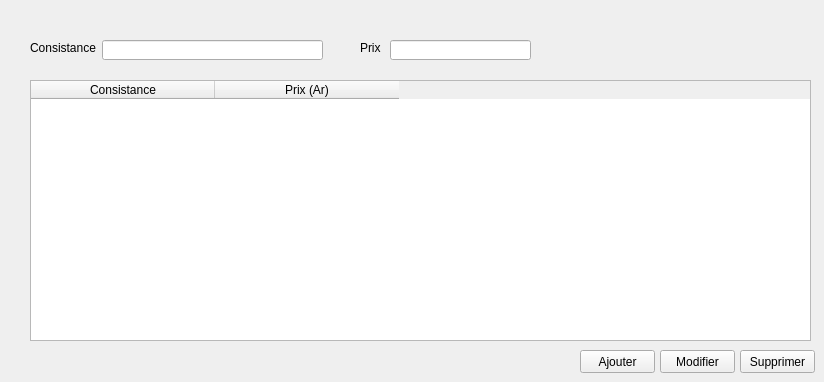
             <widget class="QWidget" name="page_11">
              <widget class="QLabel" name="label_106">
               <property name="geometry">
                <rect>
                 <x>30</x>
                 <y>40</y>
                 <width>71</width>
                 <height>16</height>
                </rect>
               </property>
               <property name="text">
                <string>&lt;html&gt;&lt;head/&gt;&lt;body&gt;&lt;p&gt;Consistance&lt;/p&gt;&lt;/body&gt;&lt;/html&gt;</string>
               </property>
              </widget>
              <widget class="QLineEdit" name="lineEdit_89">
               <property name="geometry">
                <rect>
                 <x>102</x>
                 <y>40</y>
                 <width>221</width>
                 <height>20</height>
                </rect>
               </property>
              </widget>
              <widget class="QLabel" name="label_107">
               <property name="geometry">
                <rect>
                 <x>360</x>
                 <y>40</y>
                 <width>41</width>
                 <height>16</height>
                </rect>
               </property>
               <property name="text">
                <string>&lt;html&gt;&lt;head/&gt;&lt;body&gt;&lt;p&gt;Prix&lt;/p&gt;&lt;/body&gt;&lt;/html&gt;</string>
               </property>
              </widget>
              <widget class="QPushButton" name="pushButton_52">
               <property name="geometry">
                <rect>
                 <x>740</x>
                 <y>350</y>
                 <width>75</width>
                 <height>23</height>
                </rect>
               </property>
               <property name="text">
                <string>Supprimer</string>
               </property>
              </widget>
              <widget class="QLineEdit" name="lineEdit_90">
               <property name="geometry">
                <rect>
                 <x>390</x>
                 <y>40</y>
                 <width>141</width>
                 <height>20</height>
                </rect>
               </property>
              </widget>
              <widget class="QTableWidget" name="tableWidget_18">
               <property name="geometry">
                <rect>
                 <x>30</x>
                 <y>80</y>
                 <width>781</width>
                 <height>261</height>
                </rect>
               </property>
               <attribute name="horizontalHeaderDefaultSectionSize">
                <number>184</number>
               </attribute>
               <column>
                <property name="text">
                 <string notr="true">Consistance</string>
                </property>
               </column>
               <column>
                <property name="text">
                 <string notr="true">Prix (Ar)</string>
                </property>
               </column>
              </widget>
              <widget class="QPushButton" name="pushButton_53">
               <property name="geometry">
                <rect>
                 <x>660</x>
                 <y>350</y>
                 <width>75</width>
                 <height>23</height>
                </rect>
               </property>
               <property name="text">
                <string>Modifier</string>
               </property>
              </widget>
              <widget class="QPushButton" name="pushButton_54">
               <property name="geometry">
                <rect>
                 <x>580</x>
                 <y>350</y>
                 <width>75</width>
                 <height>23</height>
                </rect>
               </property>
               <property name="text">
                <string>Ajouter</string>
               </property>
              </widget>
             </widget>
